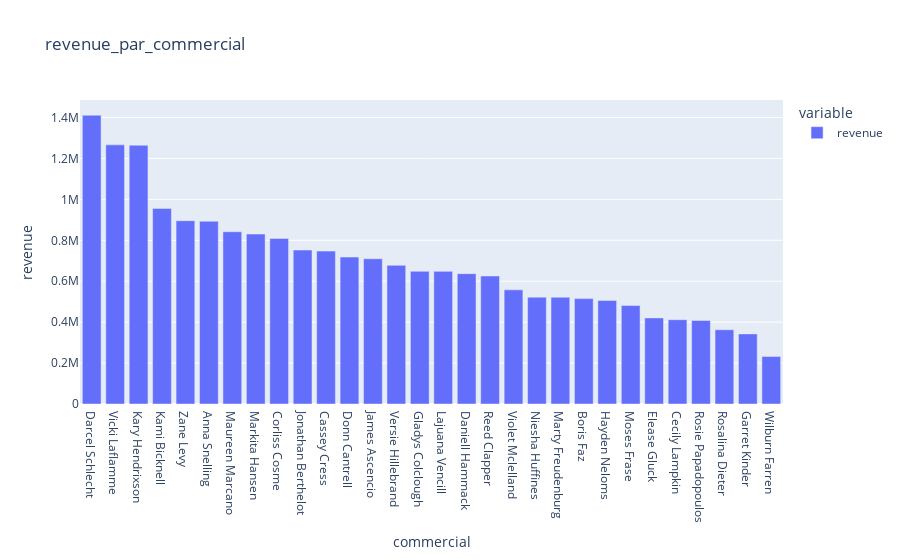

The notebook cell this image was saved under:
### Code cell
fig =px.bar(revenue_by_agent, title="revenue_par_commercial",labels={'value':'revenue','sales_agent':'commercial'})

fig.show()

### Figure 1 — Plotly figure (JSON) as saved in the notebook; plotly's stock layout.template omitted (floating-point values rounded to 4 significant figures)
{"data": [{"alignmentgroup": "True", "hovertemplate": "variable=revenue<br>commercial=%{x}<br>revenue=%{y}<extra></extra>", "legendgroup": "revenue", "marker": {"color": "#636efa", "pattern": {"shape": ""}}, "name": "revenue", "offsetgroup": "revenue", "orientation": "v", "showlegend": true, "textposition": "auto", "type": "bar", "x": ["Darcel Schlecht", "Vicki Laflamme", "Kary Hendrixson", "Kami Bicknell", "Zane Levy", "Anna Snelling", "Maureen Marcano", "Markita Hansen", "Corliss Cosme", "Jonathan Berthelot", "Cassey Cress", "Donn Cantrell", "James Ascencio", "Versie Hillebrand", "Gladys Colclough", "Lajuana Vencill", "Daniell Hammack", "Reed Clapper", "Violet Mclelland", "Niesha Huffines", "Marty Freudenburg", "Boris Faz", "Hayden Neloms", "Moses Frase", "Elease Gluck", "Cecily Lampkin", "Rosie Papadopoulos", "Rosalina Dieter", "Garret Kinder", "Wilburn Farren"], "xaxis": "x", "y": [1412000.0, 1267000.0, 1265000.0, 956000.0, 895800.0, 893300.0, 842000.0, 830700.0, 809000.0, 752500.0, 747200.0, 718100.0, 710100.0, 677800.0, 648600.0, 648300.0, 637200.0, 625700.0, 557900.0, 522300.0, 521900.0, 515100.0, 505700.0, 481100.0, 420900.0, 412000.0, 408100.0, 362800.0, 342700.0, 232400.0], "yaxis": "y"}], "layout": {"barmode": "relative", "legend": {"title": {"text": "variable"}, "tracegroupgap": 0}, "title": {"text": "revenue_par_commercial"}, "xaxis": {"anchor": "y", "domain": [0, 1], "title": {"text": "commercial"}}, "yaxis": {"anchor": "x", "domain": [0, 1], "title": {"text": "revenue"}}}}
